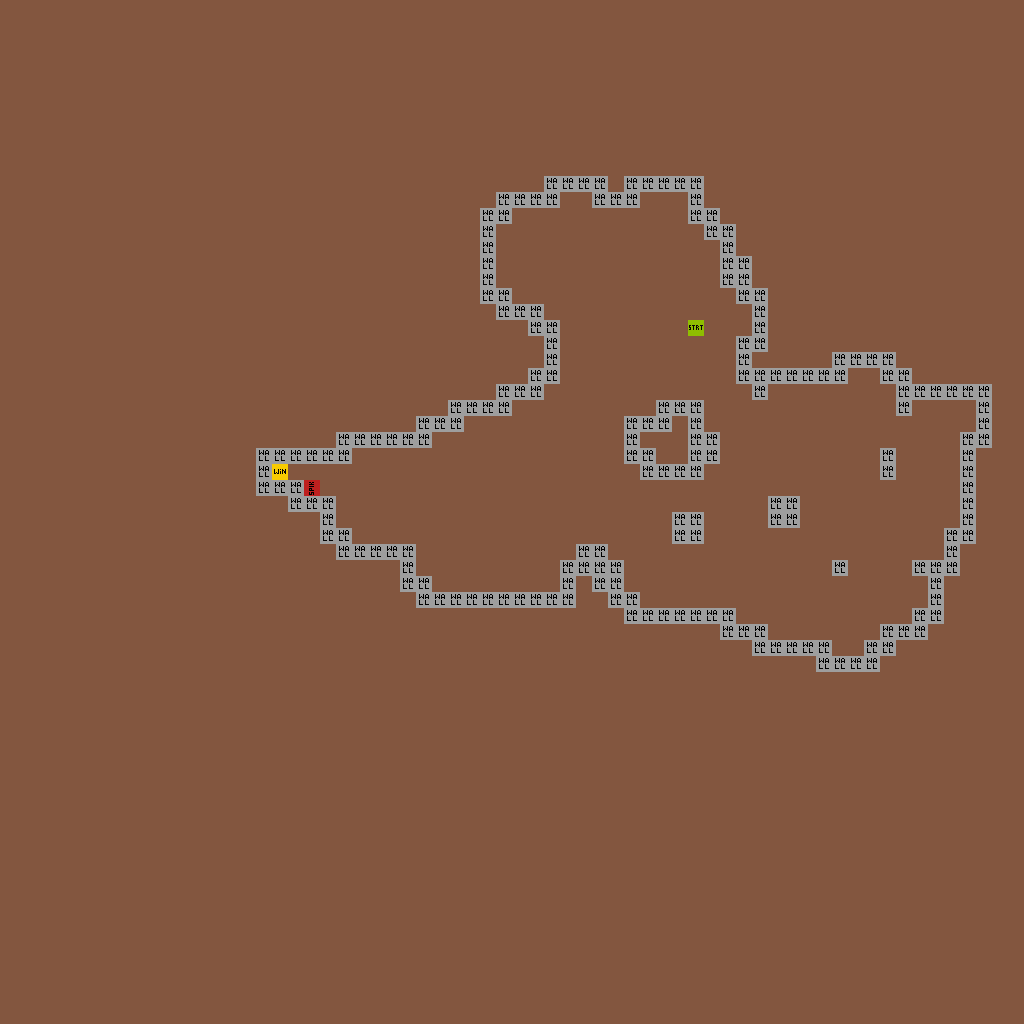

The image is a tile-based game level rendered from a .tmx file. Its description and source (layers, tilesets, objects; grid data summarised) follow:
An orthogonal 64x64 tile map with 16x16 px tiles, 3 tile layers (Art_Background, Art_Gameplay, Gameplay), 2 tilesets and 1 object (spawn).

<map version="1.2" tiledversion="1.2.4" orientation="orthogonal" renderorder="right-down" width="64" height="64" tilewidth="16" tileheight="16" infinite="0" backgroundcolor="#83573f" nextlayerid="8" nextobjectid="2">
 <tileset firstgid="1" source="tileset/GameplayTileset.tsx" />
 <tileset firstgid="33" source="tileset/GameplayImages.tsx" />
 <layer id="4" name="Art_Background" width="64" height="64">
  <data>[4096 cells, 0 non-empty, 0 distinct tile ids]</data>
 </layer>
 <layer id="6" name="Art_Gameplay" width="64" height="64">
  <data>[4096 cells, 0 non-empty, 0 distinct tile ids]</data>
 </layer>
 <layer id="5" name="Gameplay" width="64" height="64">
  <data>[4096 cells, 207 non-empty, 4 distinct tile ids]</data>
 </layer>
 <objectgroup id="2" name="Properties">
  <object id="1" name="spawn" x="688" y="320" width="16" height="16" />
 </objectgroup>
</map>
